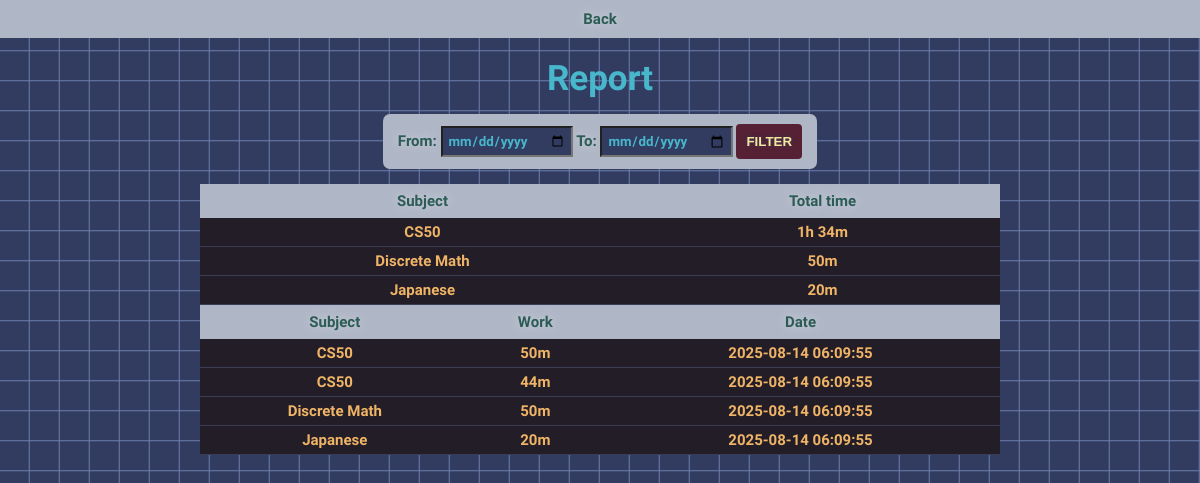
Page /statistics on the earlier database version.
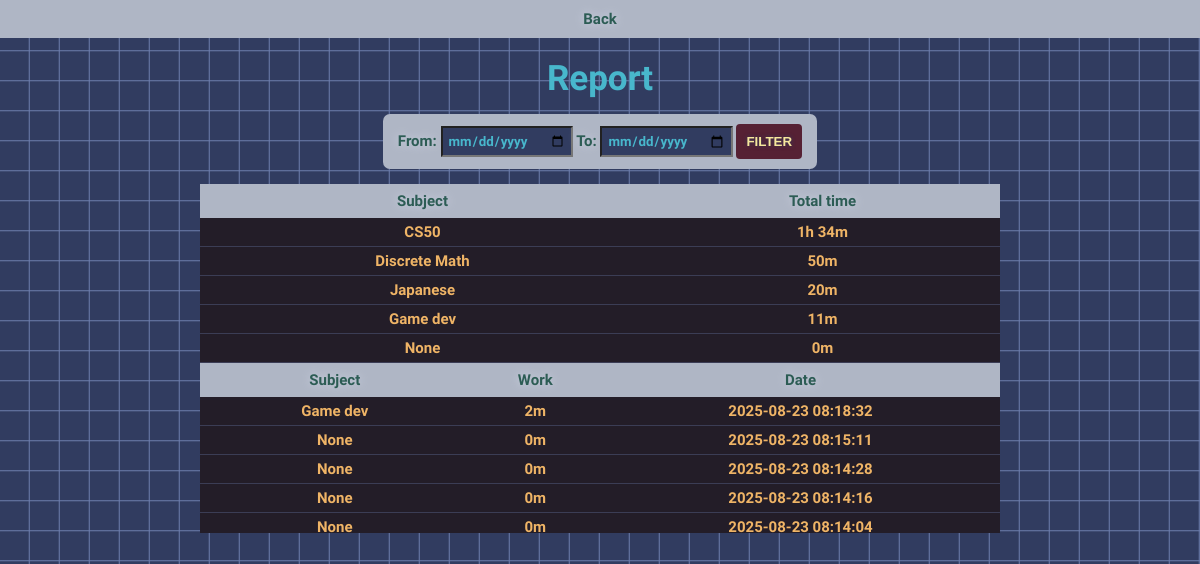
Same page on the later database version.
### tables this page shows
CREATE TABLE studies (id INTEGER PRIMARY KEY AUTOINCREMENT NOT NULL, name TEXT NOT NULL, work_time INTEGER NOT NULL, date TEXT NOT NULL DEFAULT current_timestamp);

### app.py (the view)
@app.route("/statistics", methods=["GET", "POST"])
def statistics():
    from_date = request.form.get("from-date")
    to_date = request.form.get("to-date")
    if (not from_date and not to_date):
        query = "SELECT * FROM studies ORDER BY date DESC"
        studies = db.execute(query)
        summaries = db.execute("SELECT name, SUM(work_time) as total_time FROM (" + query + ") GROUP BY name ORDER BY total_time DESC")
    elif (not to_date):
        query = "SELECT * FROM studies WHERE date >= ? ORDER BY date DESC"
        studies = db.execute(query, from_date)
        summaries = db.execute("SELECT name, SUM(work_time) as total_time FROM (" + query + ") GROUP BY name ORDER BY total_time DESC", from_date)
    else:
        query = "SELECT * FROM studies WHERE date >= ? AND DATE(date) <= ? ORDER BY date DESC"
        studies = db.execute(query, from_date, to_date)
        summaries = db.execute("SELECT name, SUM(work_time) as total_time FROM (" + query + ") GROUP BY name ORDER BY total_time DESC", from_date, to_date)
    return render_template("statistics.html", studies=studies, summaries=summaries)

### app.py (called while the page is built)
@app.after_request
def after_request(response):
    response.headers["Cache-Control"] = "no-cache, no-store, must-revalidate"
    response.headers["Expires"] = 0
    response.headers["Pragma"] = "no-cache"
    return response

### helper.py (called while the page is built)
def to_hours_minutes(minutes):
    hours = 0
    minutes = minutes
    while (minutes >= 60):
        hours += 1
        minutes -= 60
    if hours == 0:
        return f"{minutes}m"
    else:
        return f"{hours}h {minutes}m"

### templates/statistics.html (shortened to what this page needs)
{% extends "layout.html" %}
{% block body %}
<div class="top">
    <a href="/">Back</a>
</div>
<div class="middle">
    <h2 style="margin: 0;">Report</h2>
    <form action="/statistics" method="post" class="filter-form">
        From: <input name="from-date" type="date">
        To: <input name="to-date" type="date">
        <button type="submit">Filter</button>
    </form>
    <div class="summary-container">
        <table>
            <thead>
                <tr>
                    <th>Subject</th>
                    <th>Total time</th>
                </tr>
            </thead>
            <tbody>
                {% for summary in summaries %}
                <tr>
                    <td>{{ summary.name }}</td>
                    <td>{{ summary.total_time | to_hours_minutes }}</td>
                </tr>
                {% endfor %}
            </tbody>
        </table>
    </div>
    <div class="record-container">
        <table>
            <thead>
                <tr>
                    <th>Subject</th>
                    <th>Work</th>
                    <th>Date</th>
                </tr>
            </thead>
            <tbody>
                {% for study in studies %}
                    <tr>
                        <td>{{ study.name }}</td>
                        <td>{{ study.work_time | to_hours_minutes }}</td>
                        <td>{{ study.date }}</td>
                    </tr>
                {% endfor %}
            </tbody>
        </table>
    </div>
</div>
{% endblock %}

Differences in the rows shown:
no longer on this page (row unchanged): studies: name "CS50", work_time|to_hours_minutes "50m", date "2025-08-14 06:09:55"
no longer on this page (row unchanged): studies: name "CS50", work_time|to_hours_minutes "44m", date "2025-08-14 06:09:55"
no longer on this page (row unchanged): studies: name "Discrete Math", work_time|to_hours_minutes "50m", date "2025-08-14 06:09:55"
no longer on this page (row unchanged): studies: name "Japanese", work_time|to_hours_minutes "20m", date "2025-08-14 06:09:55"
added studies: name "Game dev", work_time|to_hours_minutes "2m", date "2025-08-23 08:18:32"
added studies: name "None", work_time|to_hours_minutes "0m", date "2025-08-23 08:15:11"
added studies: name "None", work_time|to_hours_minutes "0m", date "2025-08-23 08:14:28"
added studies: name "None", work_time|to_hours_minutes "0m", date "2025-08-23 08:14:16"
added studies: name "None", work_time|to_hours_minutes "0m", date "2025-08-23 08:14:04"
Other differences:
new list line: "Game dev 11m"
new list line: "None 0m"
